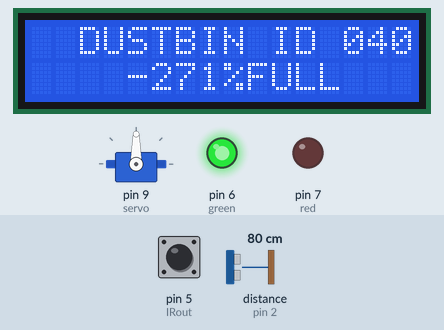
Simulated run of this sketch. Board: Arduino Uno, built with avr-gcc and run on an emulated ATmega328P. Shown: servo, 16×2 character LCD, output pins drawn as LEDs (lit = HIGH). Wiring (inferred from the names in the program): ultrasonic range finder: trigger pin 3; echo pin 2. Inputs (shaded band) come from the test bench; at power-on: distance to the obstacle (sensor on pin 2) 80 cm, pin 5 (IRout) HIGH. The echo pulse lasts 58.3 µs per cm; pins used as bus, display or sensor lines are not drawn; what the sketch prints to the serial monitor is not drawn.

Above: at 1.2 s.
1.3 s: distance to the obstacle (sensor on pin 2) set to 9 cm
At 2.5 s:
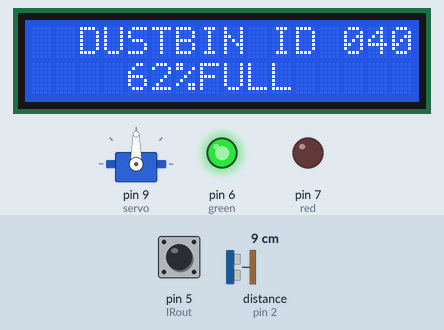
3.6 s: distance to the obstacle (sensor on pin 2) set to 6 cm
At 4.7 s:
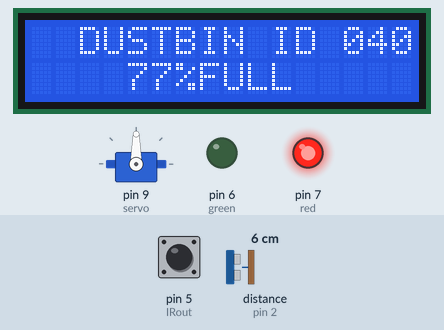
5.7 s: distance to the obstacle (sensor on pin 2) set to 2 cm
At 6.8 s:
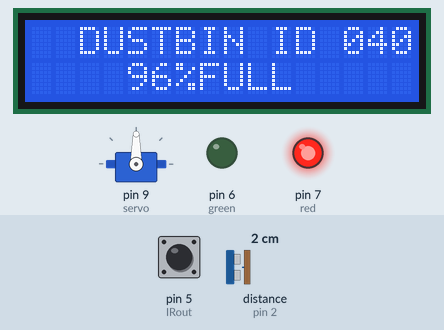
Timing chart, 0 to 8.7 s (numbered marks = the images above; inputs shaded):
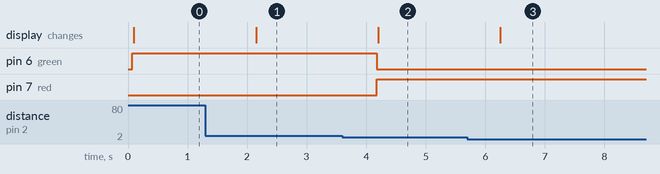

The sketch:

smart_dustbin.ino
```cpp
#include <Wire.h>
#include <Servo.h>
#include <LiquidCrystal_I2C.h>

#define echoPin 2 // attach pin D2 Arduino to pin Echo of HC-SR04
#define trigPin 3 //attach pin D3 Arduino to pin Trig of HC-SR04
#define IRout 5 //attach pin D5 Arduino to out pin of infrared sensor module
#define servo 9 //attach pin D9 Arduino to signal pin of servo
#define green 6
#define red 7

/*
 *  LCD Screen with I2C module with Arduino UNO
 *  LCD   -->   Arduino UNO
 *  Vcc   -->   Vcc
 *  GND   -->   GND
 *  SDA   -->   Analog Pin 4
 *  SCL   -->   Analog Pin 5
*/

LiquidCrystal_I2C lcd(0x27, 16, 2);
Servo myservo;

// defines variables
long duration; // variable for the duration of sound wave travel
int distance; // variable for the distance measurement
int percentage = 0, close_lid;
String msg;

void setup() {
  pinMode(trigPin, OUTPUT); // Sets the trigPin as an OUTPUT
  pinMode(echoPin, INPUT); // Sets the echoPin as an INPUT
  pinMode(IRout, INPUT);
  pinMode(green, OUTPUT);
  pinMode(red, OUTPUT);
  myservo.attach(servo);
  myservo.write(90);
  Serial.begin(9600); // // Serial Communication is starting with 9600 of baudrate speed
  lcd.begin();
  lcd.backlight();
}

void loop() {
  close_lid = digitalRead(IRout);
  //myservo.write(90);
  if(close_lid == 0 && percentage < 70)
  {
    //open lid for 6 seconds and after closing the lid check the dustbin percentage here only
    //Rotate servo 90 degrees to open the lid
    myservo.write(0);
    delay(6000);
    //close the lid
    myservo.write(90);
    delay(1000);

    // Clears the trigPin condition
    digitalWrite(trigPin, LOW);
    delayMicroseconds(2);
    // Sets the trigPin HIGH (ACTIVE) for 10 microseconds
    digitalWrite(trigPin, HIGH);
    delayMicroseconds(10);
    digitalWrite(trigPin, LOW);
    // Reads the echoPin, returns the sound wave travel time in microseconds
    duration = pulseIn(echoPin, HIGH);
    // Calculating the distance
    distance = duration * 0.034 / 2; // Speed of sound wave divided by 2 (go and back)
    percentage = map(distance, 0, 21, 100, 0);
  }
  else
  {
    digitalWrite(trigPin, LOW);
    delayMicroseconds(2);
    // Sets the trigPin HIGH (ACTIVE) for 10 microseconds
    digitalWrite(trigPin, HIGH);
    delayMicroseconds(10);
    digitalWrite(trigPin, LOW);
    // Reads the echoPin, returns the sound wave travel time in microseconds
    duration = pulseIn(echoPin, HIGH);
    // Calculating the distance
    distance = duration * 0.034 / 2; // Speed of sound wave divided by 2 (go and back)
    percentage = map(distance, 0, 21, 100, 0);
  }

  if(percentage >= 70)//Threshold after which dustbin won't open until emptied
  {
    digitalWrite(red, HIGH);
    digitalWrite(green, LOW);
  }
  else
  {
    digitalWrite(red, LOW);
    digitalWrite(green, HIGH);
  }

  /*
   * This Arduino UNO is connected to nodeMCU using the default pins as TX AND RX
   * This establishes serial communication between the two devices.
   * Arduino UNO            <==>    nodeMCU
   * Digital Pin 1(TX)        =>      D1(RX)
   * Digital Pin 0(RX)        <=      D2(TX)
  */

  // Displays the percentage on the Serial Monitor
  Serial.println(percentage);
  msg = String(percentage, DEC);

  //Displays the percentage on the LCD screen
  lcd.clear();
  lcd.setCursor(2,0);
  lcd.print("DUSTBIN ID 040");
  lcd.setCursor(4,1);
  lcd.print(msg);
  lcd.print("%");
  lcd.print("FULL");

  delay(1000);
}
```

Measured:
- the behaviour switches between 8 and 7 cm on distance to the obstacle (sensor on pin 2) (found by bisection; images 1 and 2)
- after the input at 1.3 s, the display: changes after 0.85 s (image 1)
- after the input at 3.6 s, pin 6 (green): HIGH → LOW after 0.58 s; pin 7 (red): LOW → HIGH after 0.58 s; the display: changes after 0.60 s (image 2)
- after the input at 5.7 s, the display: changes after 0.55 s (image 3)
